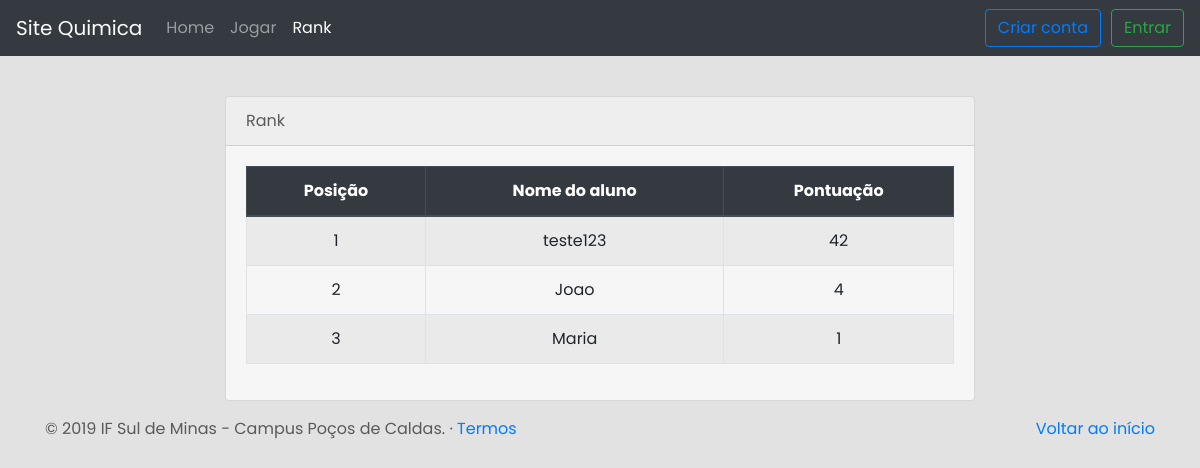
/rank.php, run on the app's committed database.
### tables this page shows
CREATE TABLE `usuario` (
  `id_usuario` int(11) NOT NULL AUTO_INCREMENT,
  `login_usuario` varchar(45) NOT NULL,
  `senha_usuario` varchar(45) NOT NULL,
  `perfil_usuario` varchar(45) NOT NULL,
  `nome_usuario` varchar(45) NOT NULL,
  `email_usuario` varchar(45) NOT NULL,
  `pontuacao_usuario` int(11) DEFAULT NULL,
  `jaRespondidas_usuario` varchar(45) DEFAULT NULL,
  PRIMARY KEY (`id_usuario`)
);

### rank.php (the view, shortened to what this page needs)
<?php
    include_once("conexao.php");
?>
<link href="css/rank.css" rel="stylesheet">
<div class="container-fluid">
	<div class="col-sm-12 col-md-10 offset-md-1 col-lg-8 offset-lg-2">
		<form action="validaCadastrar.php" method="POST" id="registration-form" class="form-horizontal" onsubmit="">
			<div class="card mt-5">
				<div class="card-header">
					Rank
				</div>
				<div class="card-body">
                    <?php
                        $contador = 1;
                        $query = "SELECT nome_usuario, pontuacao_usuario, perfil_usuario FROM usuario ORDER BY pontuacao_usuario DESC";
                        if ($result = $conexao->query($query)) {
                            echo '
                            <table class="table table-striped table-bordered table-hover">
                                <thead class="thead-dark">
                                    <tr>
                                        <th scope="col">Posição</th>
                                        <th scope="col">Nome do aluno</th>
                                        <th scope="col">Pontuação</th>
                                    </tr>
                                </thead>
                            <tbody class="labeltexto">';
                            while ($linha = $result->fetch_assoc()) {
                                if ($linha['perfil_usuario'] == "Aluno") {
                                    echo '<tr scope="row">';
                                    echo '<td>'.$contador++.'</td> ';
                                    echo '<td>'.$linha['nome_usuario'].'</td>';
                                    echo'<td>'.$linha['pontuacao_usuario'].'</td>';
                                    echo '</tr>';
                                }
                            }
                            echo '
                            </tbody>
                            </table>';
                        }
                    ?>
				</div>
			</div>
		</form>
	</div>
</div>

### css/carousel.css (style rules this page uses)
body { padding-top: 3rem; padding-bottom: 3rem; color: #5a5a5a; }

### css/estilo.css (style rules this page uses)
.card { margin-bottom: 1em; background: #f6f6f6; }
body { font-family: 'Poppins', sans-serif; background: #e2e2e2; }

### css/rank.css (style rules this page uses)
td,th { text-align: center; vertical-align: middle; }

### data on the page
usuario: nome_usuario "teste123", pontuacao_usuario "42"
usuario: nome_usuario "Joao", pontuacao_usuario "4"
usuario: nome_usuario "Maria", pontuacao_usuario "1"
